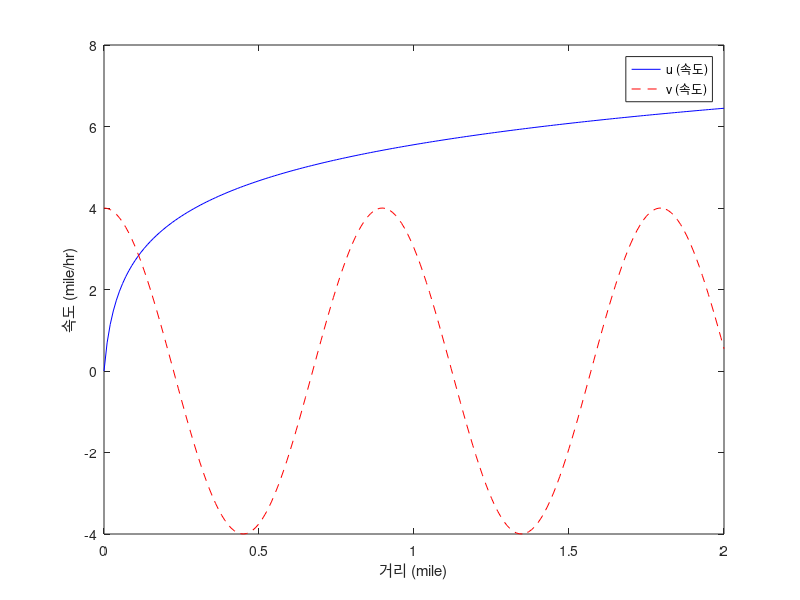

Here is the MATLAB script that generated this plot:
% 5번 문제: 거리 x에 따른 속도 u, v 그래프 작성
x = 0:0.01:2;
u = 3 * log10(70*x + 1);
v = 4 * cos(7*x);
plot(x, u, 'b-'); % -는 실선
hold on;          % 함수 2개가 같이 그려져야하니 hold on
plot(x, v, 'r--'); % --는 점선
hold off;
xlabel('거리 (mile)');
ylabel('속도 (mile/hr)');
legend('u (속도)', 'v (속도)');
